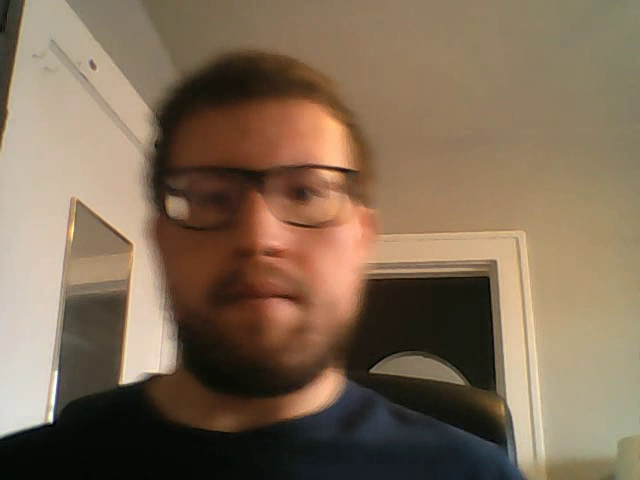
#> input picture frame 9 of videos/video_cap.mp4, 640 x 480 px
$ jupyter execute face_detect_video_demo.ipynb
#> lines starting #> are read from the running program, lines starting #| are printed output that depends on the picture; after the words box and inside, x2 and y2 are one past the last pixel; in counts of white or black regions, pixels touching at a corner belong together
## Demo face detection in opencv2

#### For this demo we will use Haar cascaades for face detection

[cell 1]
import cv2
import time

# load in a haar cascade classifier for detecting frontal faces
face_cascade = cv2.CascadeClassifier('detector_architectures/haarcascade_frontalface_default.xml')

[cell 2]
import cv2
import time

# Same command function as streaming, its just now we pass in the file path, nice!
cap = cv2.VideoCapture('videos/video_cap.mp4')

# FRAMES PER SECOND FOR VIDEO
fps = 25

# Always a good idea to check if the video was acutally there
# If you get an error at thsi step, triple check your file path!!
if cap.isOpened()== False:
    print("Error opening the video file. Please double check your file path for typos. Or move the movie file to the same location as this script/notebook")

# get frame width and height
frame_width = int(cap.get(3))
frame_height = int(cap.get(4))


# While the video is opened
while cap.isOpened():

    # Read the video file.
    ret, frame = cap.read()
#> frame is the input picture: shape (480, 640, 3); mean B, G, R 85.7, 107.3, 127.5

    # If we got frames, show them.
    if ret == True:

        # perform histogram equalization on image
        image = frame.copy()

        faces = face_cascade.detectMultiScale(image, 1.2, 4)
#> faces = [[138, 100, 237, 237]]

        # draw boxes around faces
        for (x,y,w,h) in faces:
            cv2.rectangle(image,(x,y),(x+w,y+h),(255,0,0),3)
#> this loop made 1 pass
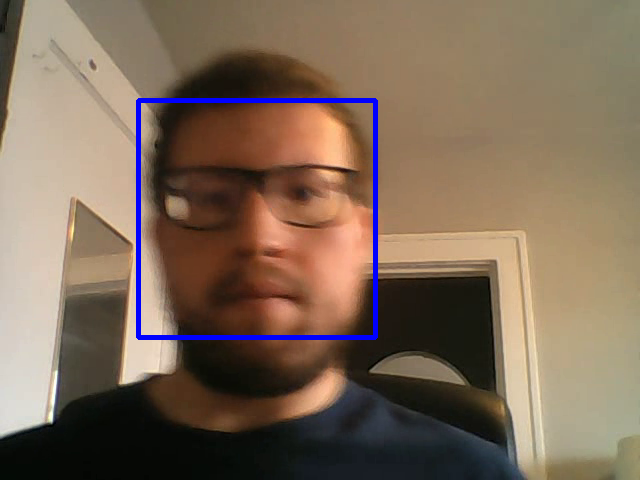
#> image: shape (480, 640, 3); 1.54% of pixels changed, all inside (x1, y1, x2, y2) = (136, 98, 378, 340)

        # resize to original frame size for nice display
        image_frame = cv2.resize(image, (frame_width, frame_height))

        # display frame
        cv2.imshow('frame', image_frame)
        time.sleep(1/fps)
        # break

        # Press q to quit
        if cv2.waitKey(25) & 0xFF == ord('q'):
#> (key q is pressed here)
            break

    # Or automatically break this whole loop if the video is over.
    else:
        break

cap.release()
# Closes all the frames
cv2.destroyAllWindows()


$ run again, starting later in the video
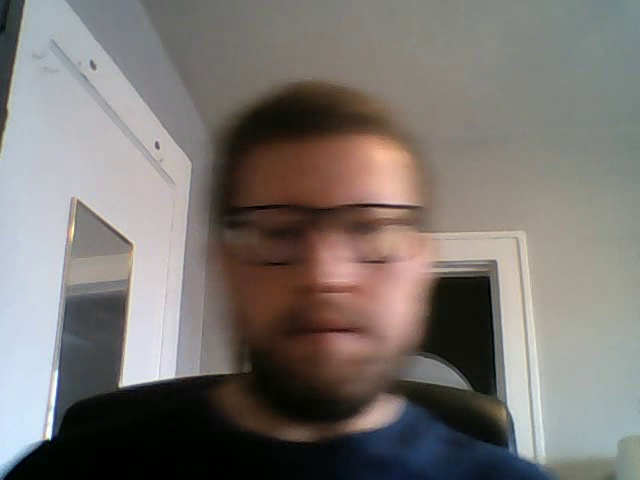
#> input picture frame 43 of videos/video_cap.mp4, 640 x 480 px
#> frame is the input picture: shape (480, 640, 3); mean B, G, R 112.9, 116.7, 121.8
#> faces = [[204, 139, 239, 239]]
#> the loop `for (x,y,w,h) in faces:` made 1 pass
#> after the loop `for (x,y,w,h) in faces:`:
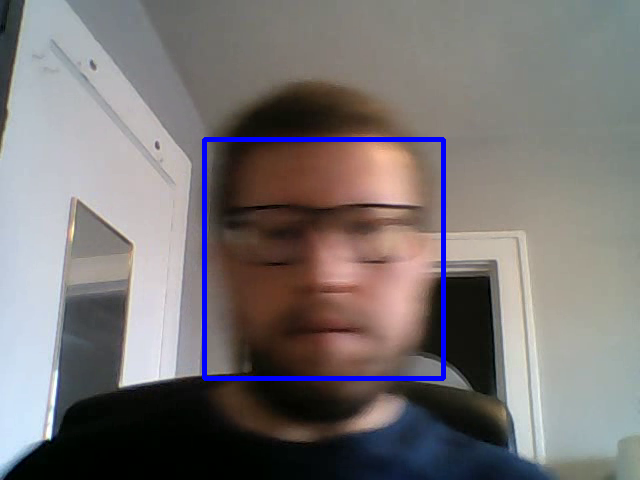
#> image: shape (480, 640, 3); 1.55% of pixels changed, all inside (x1, y1, x2, y2) = (202, 137, 446, 381)

$ run again, starting later in the video
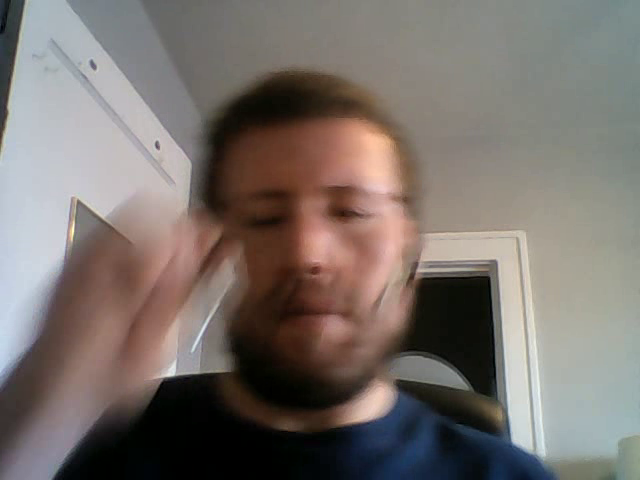
#> input picture frame 77 of videos/video_cap.mp4, 640 x 480 px
#> frame is the input picture: shape (480, 640, 3); mean B, G, R 107.4, 112.4, 120.6
#> faces = [[189, 123, 236, 236]]
#> the loop `for (x,y,w,h) in faces:` made 1 pass
#> after the loop `for (x,y,w,h) in faces:`:
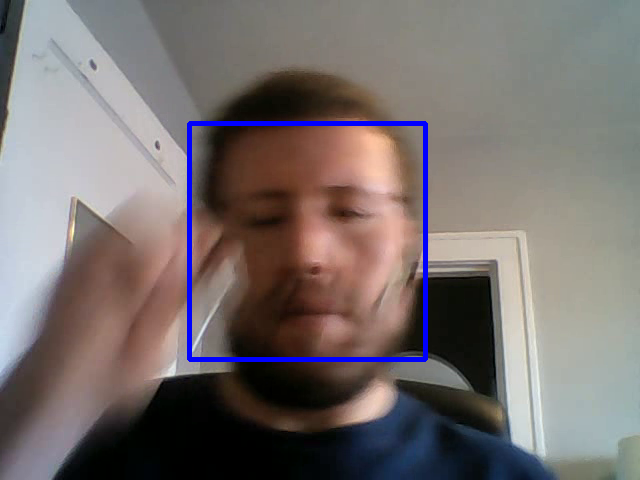
#> image: shape (480, 640, 3); 1.53% of pixels changed, all inside (x1, y1, x2, y2) = (187, 121, 428, 362)
